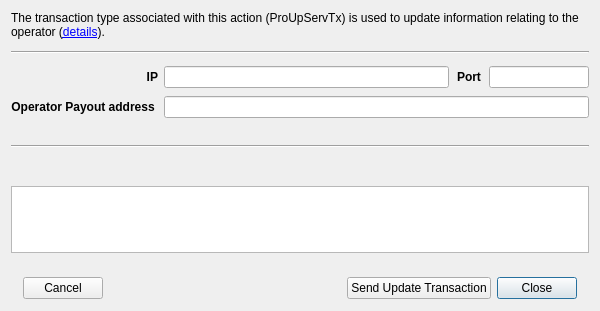
<?xml version="1.0" encoding="UTF-8"?>
<ui version="4.0">
 <class>UpdMnServiceDlg</class>
 <widget class="QDialog" name="UpdMnServiceDlg">
  <property name="geometry">
   <rect>
    <x>0</x>
    <y>0</y>
    <width>600</width>
    <height>311</height>
   </rect>
  </property>
  <property name="sizePolicy">
   <sizepolicy hsizetype="Preferred" vsizetype="Maximum">
    <horstretch>0</horstretch>
    <verstretch>0</verstretch>
   </sizepolicy>
  </property>
  <property name="windowTitle">
   <string>Update service</string>
  </property>
  <layout class="QVBoxLayout" name="verticalLayout">
   <property name="spacing">
    <number>12</number>
   </property>
   <property name="sizeConstraint">
    <enum>QLayout::SetMinimumSize</enum>
   </property>
   <property name="bottomMargin">
    <number>0</number>
   </property>
   <item>
    <widget class="QLabel" name="label">
     <property name="text">
      <string>The transaction type associated with this action (ProUpServTx) is used to update information relating to the operator (&lt;a href=&quot;https://docs.dash.org/en/stable/masternodes/maintenance.html#proupservtx&quot;&gt;details&lt;/a&gt;).</string>
     </property>
     <property name="wordWrap">
      <bool>true</bool>
     </property>
     <property name="openExternalLinks">
      <bool>true</bool>
     </property>
    </widget>
   </item>
   <item>
    <widget class="Line" name="line_2">
     <property name="orientation">
      <enum>Qt::Horizontal</enum>
     </property>
    </widget>
   </item>
   <item>
    <widget class="QStackedWidget" name="stackedWidget">
     <property name="sizePolicy">
      <sizepolicy hsizetype="Preferred" vsizetype="Maximum">
       <horstretch>0</horstretch>
       <verstretch>0</verstretch>
      </sizepolicy>
     </property>
     <property name="currentIndex">
      <number>0</number>
     </property>
     <widget class="QWidget" name="page0">
      <property name="sizePolicy">
       <sizepolicy hsizetype="Preferred" vsizetype="Maximum">
        <horstretch>0</horstretch>
        <verstretch>0</verstretch>
       </sizepolicy>
      </property>
      <layout class="QGridLayout" name="gridLayout" rowstretch="0,0,0,0">
       <property name="sizeConstraint">
        <enum>QLayout::SetMinimumSize</enum>
       </property>
       <property name="leftMargin">
        <number>0</number>
       </property>
       <property name="topMargin">
        <number>0</number>
       </property>
       <property name="rightMargin">
        <number>0</number>
       </property>
       <property name="bottomMargin">
        <number>0</number>
       </property>
       <property name="verticalSpacing">
        <number>8</number>
       </property>
       <item row="2" column="0">
        <widget class="QLabel" name="lblOperatorPayout">
         <property name="text">
          <string>&lt;b&gt;Operator Payout address&lt;/b&gt; </string>
         </property>
         <property name="alignment">
          <set>Qt::AlignRight|Qt::AlignTrailing|Qt::AlignVCenter</set>
         </property>
        </widget>
       </item>
       <item row="2" column="1">
        <layout class="QHBoxLayout" name="layOperatorPayout">
         <property name="spacing">
          <number>8</number>
         </property>
         <item>
          <widget class="QLineEdit" name="edtOperatorPayoutAddress">
           <property name="placeholderText">
            <string/>
           </property>
           <property name="clearButtonEnabled">
            <bool>true</bool>
           </property>
          </widget>
         </item>
        </layout>
       </item>
       <item row="1" column="0">
        <widget class="QLabel" name="lblIP">
         <property name="font">
          <font>
           <weight>75</weight>
           <bold>true</bold>
          </font>
         </property>
         <property name="text">
          <string>IP</string>
         </property>
         <property name="alignment">
          <set>Qt::AlignRight|Qt::AlignTrailing|Qt::AlignVCenter</set>
         </property>
        </widget>
       </item>
       <item row="3" column="1">
        <widget class="QLabel" name="lblOperatorPayoutMsg">
         <property name="sizePolicy">
          <sizepolicy hsizetype="Ignored" vsizetype="Preferred">
           <horstretch>0</horstretch>
           <verstretch>0</verstretch>
          </sizepolicy>
         </property>
         <property name="text">
          <string/>
         </property>
         <property name="wordWrap">
          <bool>true</bool>
         </property>
         <property name="openExternalLinks">
          <bool>true</bool>
         </property>
         <property name="textInteractionFlags">
          <set>Qt::LinksAccessibleByMouse|Qt::TextSelectableByMouse</set>
         </property>
        </widget>
       </item>
       <item row="1" column="1">
        <layout class="QHBoxLayout" name="layPayoutAddress">
         <property name="spacing">
          <number>8</number>
         </property>
         <item>
          <widget class="QLineEdit" name="edtIP">
           <property name="placeholderText">
            <string/>
           </property>
           <property name="clearButtonEnabled">
            <bool>true</bool>
           </property>
          </widget>
         </item>
         <item>
          <widget class="QLabel" name="label_2">
           <property name="font">
            <font>
             <weight>75</weight>
             <bold>true</bold>
            </font>
           </property>
           <property name="text">
            <string>Port</string>
           </property>
          </widget>
         </item>
         <item>
          <widget class="QLineEdit" name="edtPort">
           <property name="maximumSize">
            <size>
             <width>100</width>
             <height>16777215</height>
            </size>
           </property>
           <property name="clearButtonEnabled">
            <bool>true</bool>
           </property>
          </widget>
         </item>
        </layout>
       </item>
      </layout>
     </widget>
    </widget>
   </item>
   <item>
    <widget class="Line" name="line">
     <property name="orientation">
      <enum>Qt::Horizontal</enum>
     </property>
    </widget>
   </item>
   <item>
    <widget class="QLabel" name="lblManualCommands">
     <property name="text">
      <string/>
     </property>
    </widget>
   </item>
   <item>
    <widget class="QTextBrowser" name="edtManualCommands">
     <property name="openExternalLinks">
      <bool>true</bool>
     </property>
     <property name="openLinks">
      <bool>true</bool>
     </property>
    </widget>
   </item>
   <item>
    <widget class="QFrame" name="frame">
     <property name="frameShape">
      <enum>QFrame::NoFrame</enum>
     </property>
     <property name="frameShadow">
      <enum>QFrame::Raised</enum>
     </property>
     <layout class="QHBoxLayout" name="horizontalLayout">
      <property name="leftMargin">
       <number>12</number>
      </property>
      <property name="topMargin">
       <number>12</number>
      </property>
      <property name="rightMargin">
       <number>12</number>
      </property>
      <property name="bottomMargin">
       <number>12</number>
      </property>
      <item>
       <widget class="QPushButton" name="btnCancel">
        <property name="text">
         <string>Cancel</string>
        </property>
        <property name="autoDefault">
         <bool>false</bool>
        </property>
       </widget>
      </item>
      <item>
       <widget class="QLabel" name="lblDocumentation">
        <property name="text">
         <string/>
        </property>
        <property name="openExternalLinks">
         <bool>true</bool>
        </property>
       </widget>
      </item>
      <item>
       <spacer name="horizontalSpacer_2">
        <property name="orientation">
         <enum>Qt::Horizontal</enum>
        </property>
        <property name="sizeHint" stdset="0">
         <size>
          <width>40</width>
          <height>20</height>
         </size>
        </property>
       </spacer>
      </item>
      <item>
       <widget class="QPushButton" name="btnSendUpdateTx">
        <property name="text">
         <string>Send Update Transaction</string>
        </property>
        <property name="autoDefault">
         <bool>false</bool>
        </property>
       </widget>
      </item>
      <item>
       <widget class="QPushButton" name="btnClose">
        <property name="text">
         <string>Close</string>
        </property>
       </widget>
      </item>
     </layout>
    </widget>
   </item>
  </layout>
 </widget>
 <tabstops>
  <tabstop>edtIP</tabstop>
  <tabstop>edtPort</tabstop>
  <tabstop>edtOperatorPayoutAddress</tabstop>
  <tabstop>edtManualCommands</tabstop>
  <tabstop>btnSendUpdateTx</tabstop>
  <tabstop>btnClose</tabstop>
  <tabstop>btnCancel</tabstop>
 </tabstops>
 <resources/>
 <connections/>
</ui>
